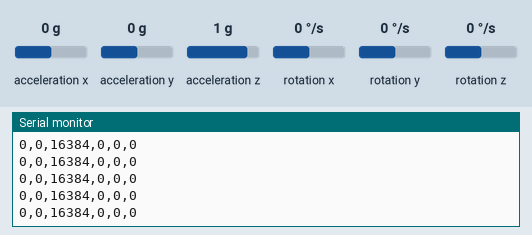
A sketch run on a simulated Arduino Uno, built with avr-gcc and run on an emulated ATmega328P. Parts: the last lines printed to the serial monitor. The inputs (shaded band) are chosen by the test bench; at power-on: acceleration x 0 g, acceleration y 0 g, acceleration z 1 g, rotation x 0 °/s, rotation y 0 °/s, rotation z 0 °/s.

Above: at 1.2 s.
1.3 s: acceleration x set to 0.8 g
At 2.4 s:
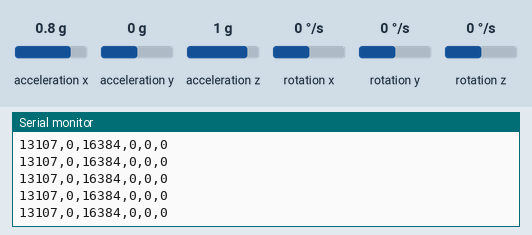
4.3 s: acceleration y set to -1.4 g
At 5.2 s:
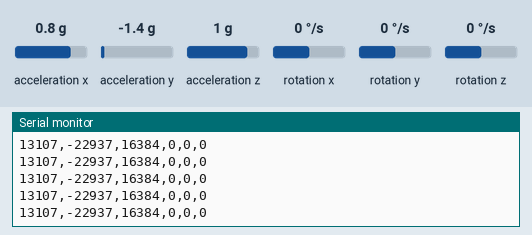
7.3 s: acceleration z set to 0 g
At 8.3 s:
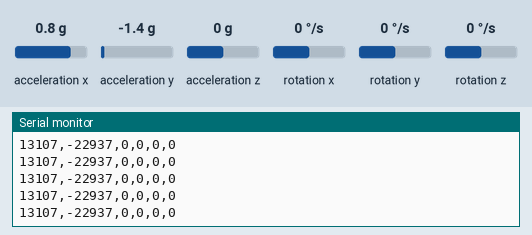
10.3 s: acceleration x set to 0 g
At 11.1 s:
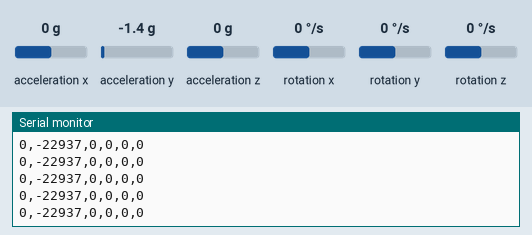
13.3 s: rotation x set to -192 °/s
At 14.4 s:
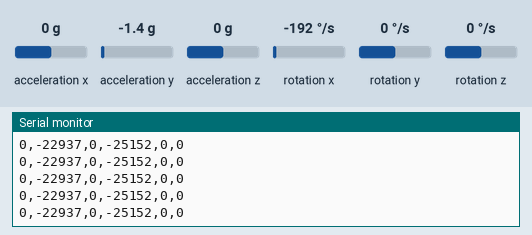
14.8 s: rotation x set to 100 °/s
At 15.8 s:
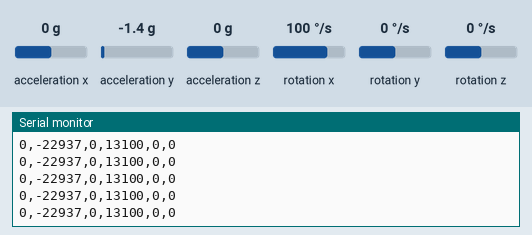
Timing chart, 0 to 17.8 s (numbered marks = the images above; inputs shaded):
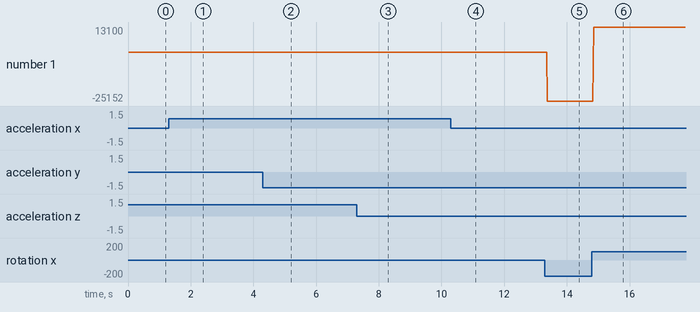

Measured:
- after the input at 1.3 s, the serial monitor: prints a new line after 0.06 s (image 1)
- after the input at 4.3 s, the serial monitor: prints a new line after 0.08 s (image 2)
- after the input at 7.3 s, the serial monitor: prints a new line after 0.08 s (image 3)
- after the input at 10.3 s, the serial monitor: prints a new line after 0.08 s (image 4)
- after the input at 13.3 s, the serial monitor: prints a new line after 0.07 s (image 5)
- after the input at 14.8 s, the serial monitor: prints a new line after 0.05 s (image 6)
- plotted number 1: 0 → -25152 after the input at 13.3 s, -25152 → 13100 after the input at 14.8 s

The sketch:

sketch_may10a.ino
```cpp
#include <Wire.h>
#include <MPU6050.h>

MPU6050 mpu;

void setup() {
  Serial.begin(9600);
  Wire.begin();
  mpu.initialize();

  if (!mpu.testConnection()) {
    Serial.println("MPU6050 connection failed");
    while (1);
  }

  Serial.println("MPU6050 connected");
}

void loop() {
  int16_t ax, ay, az;
  int16_t gx, gy, gz;

  mpu.getMotion6(&ax, &ay, &az, &gx, &gy, &gz);

  Serial.print(ax); Serial.print(",");
  Serial.print(ay); Serial.print(",");
  Serial.print(az); Serial.print(",");
  Serial.print(gx); Serial.print(",");
  Serial.print(gy); Serial.print(",");
  Serial.println(gz);

  delay(10); // ~100Hz
}
```
